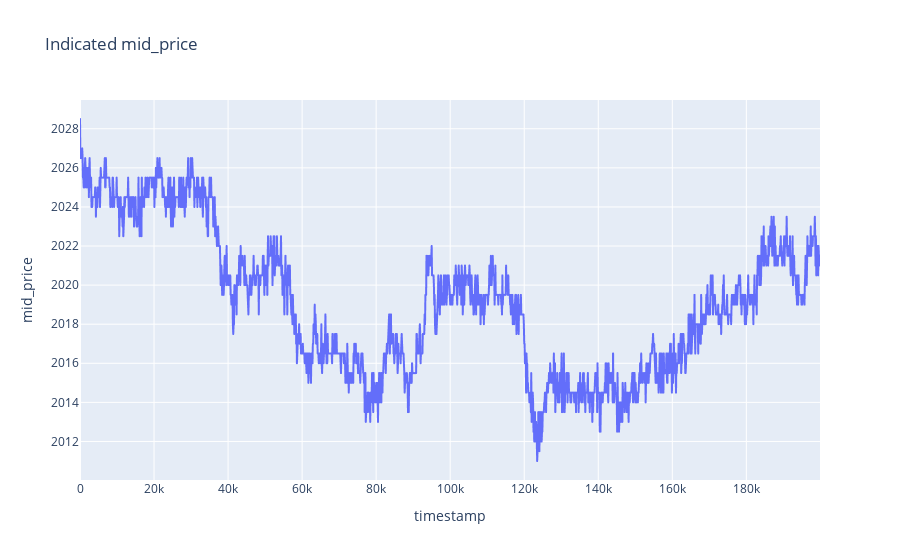

The code cell stored with this chart in its notebook:
### Code cell
px.line(kelp_data, 'timestamp', 'mid_price', title='Indicated mid_price')

### Figure 1 — Plotly figure (JSON) as saved in the notebook; plotly's stock layout.template omitted (floating-point values rounded to 4 significant figures; data arrays with more than 128 entries replaced by an {"elided": "..."} marker saying what was removed)
{"data": [{"hovertemplate": "timestamp=%{x}<br>mid_price=%{y}<extra></extra>", "legendgroup": "", "line": {"color": "#636efa", "dash": "solid"}, "marker": {"symbol": "circle"}, "mode": "lines", "name": "", "showlegend": false, "type": "scattergl", "x": {"elided": "2000 int values"}, "xaxis": "x", "y": {"elided": "2000 float values"}, "yaxis": "y"}], "layout": {"legend": {"tracegroupgap": 0}, "title": {"text": "Indicated mid_price"}, "xaxis": {"anchor": "y", "domain": [0, 1], "title": {"text": "timestamp"}}, "yaxis": {"anchor": "x", "domain": [0, 1], "title": {"text": "mid_price"}}}}
